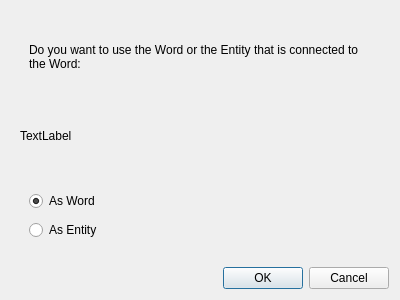
<?xml version="1.0" encoding="UTF-8"?>
<ui version="4.0">
 <class>wordOrEntityDialog</class>
 <widget class="QDialog" name="wordOrEntityDialog">
  <property name="geometry">
   <rect>
    <x>0</x>
    <y>0</y>
    <width>400</width>
    <height>300</height>
   </rect>
  </property>
  <property name="windowTitle">
   <string>Select Word or Entity</string>
  </property>
  <layout class="QVBoxLayout" name="verticalLayout">
   <item>
    <widget class="QWidget" name="widget" native="true">
     <layout class="QGridLayout" name="gridLayout">
      <item row="0" column="0">
       <widget class="QWidget" name="widget_2" native="true">
        <layout class="QHBoxLayout" name="horizontalLayout">
         <item>
          <widget class="QLabel" name="label">
           <property name="text">
            <string>Do you want to use the Word or the Entity that is connected to the Word:</string>
           </property>
           <property name="textFormat">
            <enum>Qt::AutoText</enum>
           </property>
           <property name="wordWrap">
            <bool>true</bool>
           </property>
          </widget>
         </item>
        </layout>
       </widget>
      </item>
      <item row="1" column="0">
       <widget class="QLabel" name="WordLabel">
        <property name="text">
         <string>TextLabel</string>
        </property>
       </widget>
      </item>
      <item row="2" column="0">
       <widget class="QWidget" name="widget_3" native="true">
        <layout class="QVBoxLayout" name="verticalLayout_2">
         <item>
          <widget class="QRadioButton" name="wordRadio">
           <property name="text">
            <string>As Word</string>
           </property>
           <property name="checked">
            <bool>true</bool>
           </property>
          </widget>
         </item>
         <item>
          <widget class="QRadioButton" name="radioButton_2">
           <property name="text">
            <string>As Entity</string>
           </property>
          </widget>
         </item>
        </layout>
       </widget>
      </item>
     </layout>
    </widget>
   </item>
   <item>
    <widget class="QDialogButtonBox" name="buttonBox">
     <property name="orientation">
      <enum>Qt::Horizontal</enum>
     </property>
     <property name="standardButtons">
      <set>QDialogButtonBox::Cancel|QDialogButtonBox::Ok</set>
     </property>
    </widget>
   </item>
  </layout>
 </widget>
 <resources/>
 <connections>
  <connection>
   <sender>buttonBox</sender>
   <signal>accepted()</signal>
   <receiver>wordOrEntityDialog</receiver>
   <slot>accept()</slot>
   <hints>
    <hint type="sourcelabel">
     <x>248</x>
     <y>254</y>
    </hint>
    <hint type="destinationlabel">
     <x>157</x>
     <y>274</y>
    </hint>
   </hints>
  </connection>
  <connection>
   <sender>buttonBox</sender>
   <signal>rejected()</signal>
   <receiver>wordOrEntityDialog</receiver>
   <slot>reject()</slot>
   <hints>
    <hint type="sourcelabel">
     <x>316</x>
     <y>260</y>
    </hint>
    <hint type="destinationlabel">
     <x>286</x>
     <y>274</y>
    </hint>
   </hints>
  </connection>
 </connections>
</ui>
